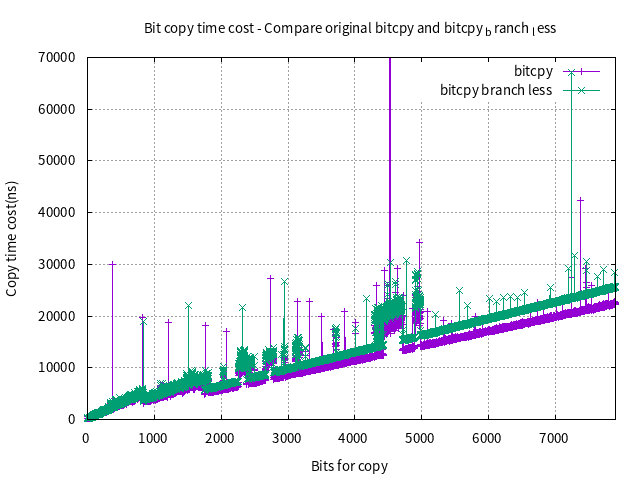

Write gnuplot code to recreate this figure.
reset
set term png enhanced font 'Verdana,10'
set output 'bitcpy_time_branch_comp.png'
set title 'Bit copy time cost - Compare original bitcpy and bitcpy_branch_less'
set xlabel "Bits for copy"
set ylabel "Copy time cost(ns)"
set grid

plot [0:7900][0:70000] 'bitcpy_time_comp.txt' using 1:2 with linespoints linewidth 1 title 'bitcpy', \
'' using 1:3 with linespoints linewidth 1 title 'bitcpy branch less'
